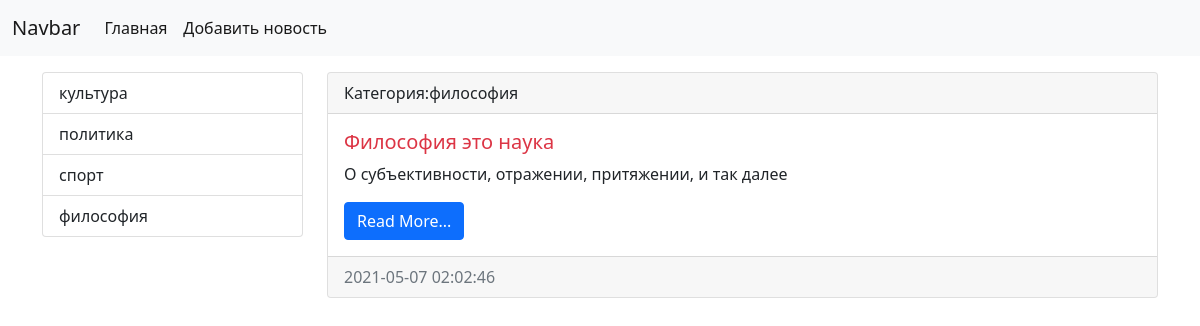
Page /category/7/ on the committed database.
### news/models.py (models this page shows, shortened)
class Category(models.Model):
    title = models.CharField(blank=True, max_length=150, db_index=True, verbose_name="Наименование")
    class Meta:
        verbose_name = 'категория'
        verbose_name_plural = 'категории'
        ordering = ['title']
    def __str__(self):
        return self.title

class News(models.Model):
    title = models.CharField(max_length=150, verbose_name='Наименование')
    content = models.TextField(blank=True, verbose_name='Контент')
    created_at=models.DateTimeField(auto_now_add=True,verbose_name='дата создания')
    updated_at=models.DateTimeField(auto_now=True, verbose_name='дата редактирования')
    photo=models.ImageField(upload_to="photo/%Y/%m/%d/", verbose_name='фото', blank = True)
    is_published = models.BooleanField(default=True, verbose_name='опубликовано?')
    category = models.ForeignKey('Category', on_delete=models.PROTECT, null = True, blank=True, verbose_name='Категория')
    class Meta:
        verbose_name = 'Новость'
        verbose_name_plural = 'Новости'
        ordering = ['-created_at', '-title']

### news/views.py (the view)
# urls.py: path('category/<int:index_category>/', get_category, name="category"),
def get_category(request, index_category):
    news = News.objects.filter(category_id=index_category)
    categories = Category.objects.all()
    category = Category.objects.get(pk=index_category)
    return render(request, 'news/category.html', {'news': news, 'category': category, 'categoryDb': categories})

### news/templates/news/category.html (shortened to what this page needs)
{% extends 'base.html' %}
{% block sidebar %}
<div class="col-md-3">
  <div class="list-group">
    {% for item_category in categoryDb %}
    <a href="{% url 'category' item_category.pk %}" class="list-group-item list-group-item-action">{{ item_category.title}}</a>
  {% endfor %}
  </div>
</div>
{% endblock sidebar %}
{% block content %}
<div class="col-md-9">
            {% for item  in news %}
            <div class="card mb-3">
              <div class="card-header">
                Категория:{{item.category}}
              </div>
              <div class="card-body">
              <div class="media">
                <div class="media-body">
                <h5 class="card-title {% cycle  'text-danger' 'text-success' %}">{{item.title}}</h5>
                <p class="card-text">{{item.content}}</p>
                <a href="/" class="btn btn-primary">Read More...</a>
                </div>
              </div>
              </div>
              <div class="card-footer text-muted">
                {{ item.created_at|date:"Y-m-d H:i:s" }}
              </div>
            </div>
            {% empty %}
            Oopss
            {% endfor %}
          </div>
{% endblock content %}

### rows in the picture
Category: title "культура"
Category: title "политика"
Category: title "спорт"
Category: title "философия"
News: category "философия", title "Философия это наука", content "О субъективности, отражении, притяжении, и так далее", created_at "2021-05-07 02:02:46"
